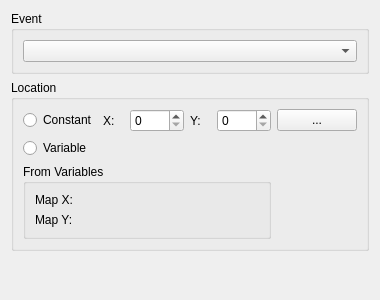
<?xml version="1.0" encoding="UTF-8"?>
<ui version="4.0">
 <class>ChangeEventLocationWidget</class>
 <widget class="QWidget" name="ChangeEventLocationWidget">
  <property name="geometry">
   <rect><x>0</x><y>0</y><width>380</width><height>300</height></rect>
  </property>
  <property name="windowTitle">
   <string>Change Event Location</string>
  </property>
  <layout class="QVBoxLayout" name="verticalLayout">
   <item>
    <widget class="QGroupBox" name="groupTarget">
     <property name="title"><string>Event</string></property>
     <layout class="QVBoxLayout" name="layoutTarget">
      <item><widget class="QComboBox" name="comboTarget"/></item>
     </layout>
    </widget>
   </item>
   <item>
    <widget class="QGroupBox" name="groupLocation">
     <property name="title"><string>Location</string></property>
     <layout class="QGridLayout" name="layoutLocation">
      <item row="0" column="0">
       <widget class="QRadioButton" name="radioConstant">
        <property name="text"><string>Constant</string></property>
       </widget>
      </item>
      <item row="0" column="1">
       <widget class="QLabel" name="labelX"><property name="text"><string>X:</string></property></widget>
      </item>
      <item row="0" column="2">
       <widget class="RpgSpinBox" name="spinX"><property name="maximum"><number>9999</number></property></widget>
      </item>
      <item row="0" column="3">
       <widget class="QLabel" name="labelY"><property name="text"><string>Y:</string></property></widget>
      </item>
      <item row="0" column="4">
       <widget class="RpgSpinBox" name="spinY"><property name="maximum"><number>9999</number></property></widget>
      </item>
      <item row="0" column="5">
       <widget class="QPushButton" name="pushPick">
        <property name="text"><string>...</string></property>
        <property name="toolTip"><string>Pick the location on the map</string></property>
       </widget>
      </item>
      <item row="1" column="0" colspan="5">
       <widget class="QRadioButton" name="radioVariable">
        <property name="text"><string>Variable</string></property>
       </widget>
      </item>
      <item row="2" column="0" colspan="5">
       <widget class="QGroupBox" name="groupVariables">
        <property name="title"><string>From Variables</string></property>
        <layout class="QFormLayout" name="layoutVariables">
         <item row="0" column="0">
          <widget class="QLabel" name="labelVarX"><property name="text"><string>Map X:</string></property></widget>
         </item>
         <item row="0" column="1"><widget class="VariableRpgComboBox" name="comboVarX"/></item>
         <item row="1" column="0">
          <widget class="QLabel" name="labelVarY"><property name="text"><string>Map Y:</string></property></widget>
         </item>
         <item row="1" column="1"><widget class="VariableRpgComboBox" name="comboVarY"/></item>
        </layout>
       </widget>
      </item>
     </layout>
    </widget>
   </item>
   <item>
    <spacer name="verticalSpacer">
     <property name="orientation"><enum>Qt::Vertical</enum></property>
     <property name="sizeHint" stdset="0"><size><width>20</width><height>10</height></size></property>
    </spacer>
   </item>
  </layout>
 </widget>
 <customwidgets>
  <customwidget>
   <class>RpgSpinBox</class>
   <extends>QSpinBox</extends>
   <header>ui/common/rpg_spinbox.h</header>
  </customwidget>
  <customwidget>
   <class>VariableRpgComboBox</class>
   <extends>QWidget</extends>
   <header>ui/common/rpg_combobox.h</header>
  </customwidget>
 </customwidgets>
 <resources/>
 <connections/>
</ui>
